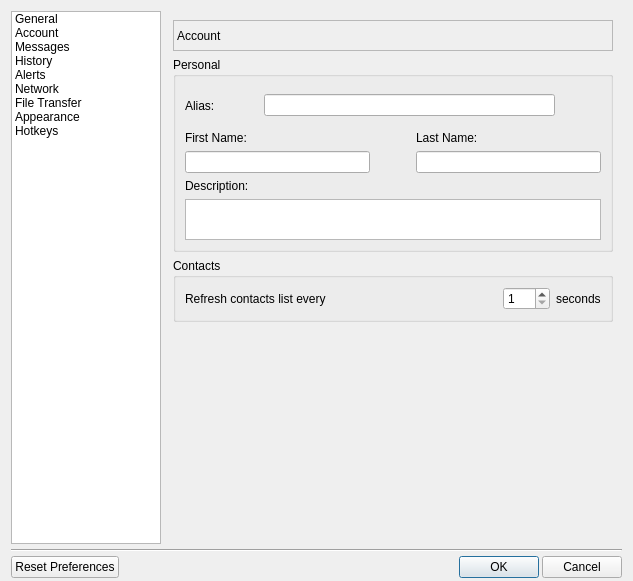
<?xml version="1.0" encoding="UTF-8"?>
<ui version="4.0">
 <class>SettingsDialog</class>
 <widget class="QDialog" name="SettingsDialog">
  <property name="windowModality">
   <enum>Qt::WindowModal</enum>
  </property>
  <property name="geometry">
   <rect>
    <x>0</x>
    <y>0</y>
    <width>633</width>
    <height>581</height>
   </rect>
  </property>
  <property name="windowTitle">
   <string>Dialog</string>
  </property>
  <layout class="QVBoxLayout" name="verticalLayout_11">
   <property name="spacing">
    <number>3</number>
   </property>
   <property name="bottomMargin">
    <number>3</number>
   </property>
   <item>
    <layout class="QHBoxLayout" name="horizontalLayout_2">
     <item>
      <widget class="QListWidget" name="lvCategories">
       <property name="sizePolicy">
        <sizepolicy hsizetype="Fixed" vsizetype="Expanding">
         <horstretch>0</horstretch>
         <verstretch>0</verstretch>
        </sizepolicy>
       </property>
       <property name="maximumSize">
        <size>
         <width>150</width>
         <height>16777215</height>
        </size>
       </property>
       <property name="selectionBehavior">
        <enum>QAbstractItemView::SelectRows</enum>
       </property>
       <item>
        <property name="text">
         <string>General</string>
        </property>
       </item>
       <item>
        <property name="text">
         <string>Account</string>
        </property>
       </item>
       <item>
        <property name="text">
         <string>Messages</string>
        </property>
       </item>
       <item>
        <property name="text">
         <string>History</string>
        </property>
       </item>
       <item>
        <property name="text">
         <string>Alerts</string>
        </property>
       </item>
       <item>
        <property name="text">
         <string>Network</string>
        </property>
       </item>
       <item>
        <property name="text">
         <string>File Transfer</string>
        </property>
       </item>
       <item>
        <property name="text">
         <string>Appearance</string>
        </property>
       </item>
       <item>
        <property name="text">
         <string>Hotkeys</string>
        </property>
       </item>
      </widget>
     </item>
     <item>
      <widget class="QStackedWidget" name="stackedWidget">
       <property name="currentIndex">
        <number>1</number>
       </property>
       <widget class="QWidget" name="pageGeneral">
        <layout class="QVBoxLayout" name="verticalLayout">
         <item>
          <widget class="QLabel" name="lblGeneralPage">
           <property name="sizePolicy">
            <sizepolicy hsizetype="Preferred" vsizetype="Fixed">
             <horstretch>0</horstretch>
             <verstretch>0</verstretch>
            </sizepolicy>
           </property>
           <property name="minimumSize">
            <size>
             <width>0</width>
             <height>31</height>
            </size>
           </property>
           <property name="frameShape">
            <enum>QFrame::StyledPanel</enum>
           </property>
           <property name="frameShadow">
            <enum>QFrame::Sunken</enum>
           </property>
           <property name="text">
            <string>General</string>
           </property>
          </widget>
         </item>
         <item>
          <widget class="QGroupBox" name="grpSystem">
           <property name="title">
            <string>System</string>
           </property>
           <layout class="QVBoxLayout" name="verticalLayout_2">
            <item>
             <widget class="QCheckBox" name="chkAutoStart">
              <property name="text">
               <string>Start %1 on system startup</string>
              </property>
             </widget>
            </item>
            <item>
             <widget class="QCheckBox" name="chkAutoShow">
              <property name="text">
               <string>Show main window when %1 starts</string>
              </property>
             </widget>
            </item>
           </layout>
          </widget>
         </item>
         <item>
          <widget class="QGroupBox" name="grpSysTray">
           <property name="title">
            <string>System Tray</string>
           </property>
           <layout class="QVBoxLayout" name="verticalLayout_3">
            <item>
             <widget class="QCheckBox" name="chkSysTray">
              <property name="text">
               <string>Show system tray icon</string>
              </property>
             </widget>
            </item>
            <item>
             <widget class="QCheckBox" name="chkMinimizeTray">
              <property name="text">
               <string>Minimize main window to system tray</string>
              </property>
             </widget>
            </item>
            <item>
             <widget class="QCheckBox" name="chkSingleClickTray">
              <property name="text">
               <string>Single click on tray icon to open</string>
              </property>
             </widget>
            </item>
            <item>
             <widget class="QCheckBox" name="chkSysTrayMsg">
              <property name="text">
               <string>Show balloon notifications in tray</string>
              </property>
             </widget>
            </item>
            <item>
             <widget class="QCheckBox" name="chkAllowSysTrayMin">
              <property name="text">
               <string>Minimize main window using tray icon</string>
              </property>
             </widget>
            </item>
           </layout>
          </widget>
         </item>
         <item>
          <spacer name="verticalSpacer">
           <property name="orientation">
            <enum>Qt::Vertical</enum>
           </property>
           <property name="sizeHint" stdset="0">
            <size>
             <width>20</width>
             <height>93</height>
            </size>
           </property>
          </spacer>
         </item>
        </layout>
       </widget>
       <widget class="QWidget" name="pageAccount">
        <layout class="QVBoxLayout" name="verticalLayout_9">
         <item>
          <widget class="QLabel" name="lblAccountPage">
           <property name="sizePolicy">
            <sizepolicy hsizetype="Preferred" vsizetype="Fixed">
             <horstretch>0</horstretch>
             <verstretch>0</verstretch>
            </sizepolicy>
           </property>
           <property name="minimumSize">
            <size>
             <width>0</width>
             <height>31</height>
            </size>
           </property>
           <property name="frameShape">
            <enum>QFrame::StyledPanel</enum>
           </property>
           <property name="frameShadow">
            <enum>QFrame::Sunken</enum>
           </property>
           <property name="text">
            <string>Account</string>
           </property>
          </widget>
         </item>
         <item>
          <widget class="QGroupBox" name="grpPersonal">
           <property name="title">
            <string>Personal</string>
           </property>
           <layout class="QVBoxLayout" name="verticalLayout_7">
            <item>
             <layout class="QHBoxLayout" name="horizontalLayout_5">
              <item>
               <widget class="QLabel" name="lblUserNameDesc">
                <property name="text">
                 <string>Alias: </string>
                </property>
               </widget>
              </item>
              <item>
               <spacer name="horizontalSpacer_3">
                <property name="orientation">
                 <enum>Qt::Horizontal</enum>
                </property>
                <property name="sizeType">
                 <enum>QSizePolicy::Minimum</enum>
                </property>
                <property name="sizeHint" stdset="0">
                 <size>
                  <width>40</width>
                  <height>20</height>
                 </size>
                </property>
               </spacer>
              </item>
              <item>
               <widget class="QLineEdit" name="txtUserName"/>
              </item>
              <item>
               <widget class="wavrToolButton" name="btnAvatar">
                <property name="toolTip">
                 <string>Change avatar</string>
                </property>
                <property name="iconSize">
                 <size>
                  <width>32</width>
                  <height>32</height>
                 </size>
                </property>
                <property name="popupMode">
                 <enum>QToolButton::InstantPopup</enum>
                </property>
                <property name="autoRaise">
                 <bool>true</bool>
                </property>
               </widget>
              </item>
             </layout>
            </item>
            <item>
             <layout class="QHBoxLayout" name="horizontalLayout_4">
              <item>
               <layout class="QVBoxLayout" name="verticalLayout_5">
                <item>
                 <widget class="QLabel" name="lblFirstNameDesc">
                  <property name="text">
                   <string>First Name:</string>
                  </property>
                 </widget>
                </item>
                <item>
                 <widget class="QLineEdit" name="txtFirstName"/>
                </item>
               </layout>
              </item>
              <item>
               <spacer name="horizontalSpacer_4">
                <property name="orientation">
                 <enum>Qt::Horizontal</enum>
                </property>
                <property name="sizeType">
                 <enum>QSizePolicy::Minimum</enum>
                </property>
                <property name="sizeHint" stdset="0">
                 <size>
                  <width>40</width>
                  <height>20</height>
                 </size>
                </property>
               </spacer>
              </item>
              <item>
               <layout class="QVBoxLayout" name="verticalLayout_4">
                <item>
                 <widget class="QLabel" name="lblLastNameDesc">
                  <property name="text">
                   <string>Last Name:</string>
                  </property>
                 </widget>
                </item>
                <item>
                 <widget class="QLineEdit" name="txtLastName"/>
                </item>
               </layout>
              </item>
             </layout>
            </item>
            <item>
             <layout class="QVBoxLayout" name="verticalLayout_6">
              <item>
               <widget class="QLabel" name="lblAboutDesc">
                <property name="text">
                 <string>Description:</string>
                </property>
               </widget>
              </item>
              <item>
               <widget class="QPlainTextEdit" name="txtAbout">
                <property name="sizePolicy">
                 <sizepolicy hsizetype="Expanding" vsizetype="Fixed">
                  <horstretch>0</horstretch>
                  <verstretch>0</verstretch>
                 </sizepolicy>
                </property>
                <property name="maximumSize">
                 <size>
                  <width>16777215</width>
                  <height>41</height>
                 </size>
                </property>
               </widget>
              </item>
             </layout>
            </item>
           </layout>
          </widget>
         </item>
         <item>
          <widget class="QGroupBox" name="grpContacts">
           <property name="title">
            <string>Contacts</string>
           </property>
           <layout class="QVBoxLayout" name="verticalLayout_8">
            <item>
             <layout class="QHBoxLayout" name="horizontalLayout_3">
              <item>
               <widget class="QLabel" name="lblRefreshTimeDesc">
                <property name="text">
                 <string>Refresh contacts list every</string>
                </property>
               </widget>
              </item>
              <item>
               <spacer name="horizontalSpacer_2">
                <property name="orientation">
                 <enum>Qt::Horizontal</enum>
                </property>
                <property name="sizeHint" stdset="0">
                 <size>
                  <width>40</width>
                  <height>20</height>
                 </size>
                </property>
               </spacer>
              </item>
              <item>
               <widget class="QSpinBox" name="spnRefreshTime">
                <property name="minimum">
                 <number>1</number>
                </property>
                <property name="maximum">
                 <number>600</number>
                </property>
               </widget>
              </item>
              <item>
               <widget class="QLabel" name="lblSecondsDesc">
                <property name="text">
                 <string>seconds</string>
                </property>
               </widget>
              </item>
             </layout>
            </item>
           </layout>
          </widget>
         </item>
         <item>
          <spacer name="verticalSpacer_2">
           <property name="orientation">
            <enum>Qt::Vertical</enum>
           </property>
           <property name="sizeHint" stdset="0">
            <size>
             <width>20</width>
             <height>82</height>
            </size>
           </property>
          </spacer>
         </item>
        </layout>
       </widget>
       <widget class="QWidget" name="pageMessages">
        <layout class="QVBoxLayout" name="verticalLayout_10">
         <item>
          <widget class="QLabel" name="lblMessagesPage">
           <property name="sizePolicy">
            <sizepolicy hsizetype="Preferred" vsizetype="Fixed">
             <horstretch>0</horstretch>
             <verstretch>0</verstretch>
            </sizepolicy>
           </property>
           <property name="minimumSize">
            <size>
             <width>0</width>
             <height>31</height>
            </size>
           </property>
           <property name="frameShape">
            <enum>QFrame::StyledPanel</enum>
           </property>
           <property name="frameShadow">
            <enum>QFrame::Sunken</enum>
           </property>
           <property name="text">
            <string>Messages</string>
           </property>
          </widget>
         </item>
         <item>
          <widget class="QGroupBox" name="grpMsgWindow">
           <property name="title">
            <string>Message Window</string>
           </property>
           <layout class="QVBoxLayout" name="verticalLayout_17">
            <item>
             <widget class="QRadioButton" name="rdbMessageTop">
              <property name="text">
               <string>Set incoming messages foreground</string>
              </property>
             </widget>
            </item>
            <item>
             <widget class="QRadioButton" name="rdbMessageBottom">
              <property name="text">
               <string>Minimize incoming messages to taskbar</string>
              </property>
             </widget>
            </item>
            <item>
             <spacer name="verticalSpacer_3">
              <property name="orientation">
               <enum>Qt::Vertical</enum>
              </property>
              <property name="sizeType">
               <enum>QSizePolicy::Fixed</enum>
              </property>
              <property name="sizeHint" stdset="0">
               <size>
                <width>20</width>
                <height>13</height>
               </size>
              </property>
             </spacer>
            </item>
            <item>
             <widget class="QCheckBox" name="chkEmoticon">
              <property name="text">
               <string>Show emoticons in instant messages</string>
              </property>
             </widget>
            </item>
            <item>
             <widget class="QCheckBox" name="chkMessageTime">
              <property name="text">
               <string>Add time stamp to instant messages</string>
              </property>
             </widget>
            </item>
            <item>
             <layout class="QHBoxLayout" name="horizontalLayout_8">
              <item>
               <spacer name="horizontalSpacer_6">
                <property name="orientation">
                 <enum>Qt::Horizontal</enum>
                </property>
                <property name="sizeType">
                 <enum>QSizePolicy::Fixed</enum>
                </property>
                <property name="sizeHint" stdset="0">
                 <size>
                  <width>10</width>
                  <height>20</height>
                 </size>
                </property>
               </spacer>
              </item>
              <item>
               <widget class="QCheckBox" name="chkMessageDate">
                <property name="text">
                 <string>Show date in time stamp</string>
                </property>
               </widget>
              </item>
             </layout>
            </item>
            <item>
             <spacer name="verticalSpacer_6">
              <property name="orientation">
               <enum>Qt::Vertical</enum>
              </property>
              <property name="sizeType">
               <enum>QSizePolicy::Fixed</enum>
              </property>
              <property name="sizeHint" stdset="0">
               <size>
                <width>20</width>
                <height>5</height>
               </size>
              </property>
             </spacer>
            </item>
            <item>
             <widget class="QCheckBox" name="chkAllowLinks">
              <property name="text">
               <string>Allow hyperlinks in instant messages</string>
              </property>
             </widget>
            </item>
            <item>
             <layout class="QHBoxLayout" name="horizontalLayout_7">
              <item>
               <spacer name="horizontalSpacer_5">
                <property name="orientation">
                 <enum>Qt::Horizontal</enum>
                </property>
                <property name="sizeType">
                 <enum>QSizePolicy::Fixed</enum>
                </property>
                <property name="sizeHint" stdset="0">
                 <size>
                  <width>10</width>
                  <height>20</height>
                 </size>
                </property>
               </spacer>
              </item>
              <item>
               <widget class="QCheckBox" name="chkPathToLink">
                <property name="text">
                 <string>Convert network paths to links</string>
                </property>
               </widget>
              </item>
             </layout>
            </item>
            <item>
             <spacer name="verticalSpacer_7">
              <property name="orientation">
               <enum>Qt::Vertical</enum>
              </property>
              <property name="sizeType">
               <enum>QSizePolicy::Fixed</enum>
              </property>
              <property name="sizeHint" stdset="0">
               <size>
                <width>20</width>
                <height>5</height>
               </size>
              </property>
             </spacer>
            </item>
            <item>
             <widget class="QCheckBox" name="chkTrimMessage">
              <property name="text">
               <string>Remove whitespace from start and end of messages</string>
              </property>
             </widget>
            </item>
            <item>
             <widget class="QCheckBox" name="chkClearOnClose">
              <property name="text">
               <string>Clear messages when window is closed</string>
              </property>
             </widget>
            </item>
           </layout>
          </widget>
         </item>
         <item>
          <spacer name="verticalSpacer_4">
           <property name="orientation">
            <enum>Qt::Vertical</enum>
           </property>
           <property name="sizeHint" stdset="0">
            <size>
             <width>20</width>
             <height>132</height>
            </size>
           </property>
          </spacer>
         </item>
        </layout>
       </widget>
       <widget class="QWidget" name="pageNetwork">
        <layout class="QVBoxLayout" name="verticalLayout_16">
         <item>
          <widget class="QLabel" name="lblNetworkPage">
           <property name="sizePolicy">
            <sizepolicy hsizetype="Preferred" vsizetype="Fixed">
             <horstretch>0</horstretch>
             <verstretch>0</verstretch>
            </sizepolicy>
           </property>
           <property name="minimumSize">
            <size>
             <width>0</width>
             <height>31</height>
            </size>
           </property>
           <property name="frameShape">
            <enum>QFrame::StyledPanel</enum>
           </property>
           <property name="frameShadow">
            <enum>QFrame::Sunken</enum>
           </property>
           <property name="text">
            <string>Network</string>
           </property>
          </widget>
         </item>
         <item>
          <widget class="QGroupBox" name="grpConnection">
           <property name="title">
            <string>Connection</string>
           </property>
           <layout class="QVBoxLayout" name="verticalLayout_15">
            <item>
             <layout class="QHBoxLayout" name="horizontalLayout_16">
              <item>
               <widget class="QLabel" name="lblTimeoutDesc">
                <property name="text">
                 <string>Connection timeout (seconds):</string>
                </property>
               </widget>
              </item>
              <item>
               <spacer name="horizontalSpacer_13">
                <property name="orientation">
                 <enum>Qt::Horizontal</enum>
                </property>
                <property name="sizeHint" stdset="0">
                 <size>
                  <width>40</width>
                  <height>20</height>
                 </size>
                </property>
               </spacer>
              </item>
              <item>
               <widget class="QSpinBox" name="spnTimeout">
                <property name="minimum">
                 <number>5</number>
                </property>
                <property name="maximum">
                 <number>60</number>
                </property>
               </widget>
              </item>
             </layout>
            </item>
            <item>
             <layout class="QHBoxLayout" name="horizontalLayout_15">
              <item>
               <widget class="QLabel" name="lblMaxRetriesDesc">
                <property name="text">
                 <string>Maximum number of retries:</string>
                </property>
               </widget>
              </item>
              <item>
               <spacer name="horizontalSpacer_12">
                <property name="orientation">
                 <enum>Qt::Horizontal</enum>
                </property>
                <property name="sizeHint" stdset="0">
                 <size>
                  <width>40</width>
                  <height>20</height>
                 </size>
                </property>
               </spacer>
              </item>
              <item>
               <widget class="QSpinBox" name="spnMaxRetries">
                <property name="minimum">
                 <number>0</number>
                </property>
                <property name="maximum">
                 <number>9</number>
                </property>
               </widget>
              </item>
             </layout>
            </item>
           </layout>
          </widget>
         </item>
         <item>
          <widget class="QGroupBox" name="grpBroadcast">
           <property name="title">
            <string>Broadcast</string>
           </property>
           <layout class="QVBoxLayout" name="verticalLayout_14">
            <item>
             <widget class="QLabel" name="lblBroadcastListDesc">
              <property name="text">
               <string>Broadcast list:</string>
              </property>
             </widget>
            </item>
            <item>
             <layout class="QHBoxLayout" name="horizontalLayout_14">
              <item>
               <widget class="QListWidget" name="lvBroadcasts"/>
              </item>
              <item>
               <layout class="QVBoxLayout" name="verticalLayout_13">
                <item>
                 <widget class="QLabel" name="lblBroadcastDesc">
                  <property name="text">
                   <string>Broadcast address:</string>
                  </property>
                 </widget>
                </item>
                <item>
                 <widget class="QLineEdit" name="txtBroadcast">
                  <property name="sizePolicy">
                   <sizepolicy hsizetype="Minimum" vsizetype="Fixed">
                    <horstretch>0</horstretch>
                    <verstretch>0</verstretch>
                   </sizepolicy>
                  </property>
                  <property name="minimumSize">
                   <size>
                    <width>130</width>
                    <height>0</height>
                   </size>
                  </property>
                  <property name="maximumSize">
                   <size>
                    <width>130</width>
                    <height>16777215</height>
                   </size>
                  </property>
                  <property name="inputMask">
                   <string notr="true">000.000.000.000;_</string>
                  </property>
                 </widget>
                </item>
                <item>
                 <layout class="QHBoxLayout" name="horizontalLayout_13">
                  <item>
                   <widget class="QPushButton" name="btnAddBroadcast">
                    <property name="enabled">
                     <bool>false</bool>
                    </property>
                    <property name="text">
                     <string>&lt;- Add</string>
                    </property>
                   </widget>
                  </item>
                  <item>
                   <spacer name="horizontalSpacer_11">
                    <property name="orientation">
                     <enum>Qt::Horizontal</enum>
                    </property>
                    <property name="sizeHint" stdset="0">
                     <size>
                      <width>40</width>
                      <height>20</height>
                     </size>
                    </property>
                   </spacer>
                  </item>
                 </layout>
                </item>
                <item>
                 <layout class="QHBoxLayout" name="horizontalLayout_12">
                  <item>
                   <widget class="QPushButton" name="btnDeleteBroadcast">
                    <property name="enabled">
                     <bool>false</bool>
                    </property>
                    <property name="text">
                     <string>Delete</string>
                    </property>
                   </widget>
                  </item>
                  <item>
                   <spacer name="horizontalSpacer_10">
                    <property name="orientation">
                     <enum>Qt::Horizontal</enum>
                    </property>
                    <property name="sizeHint" stdset="0">
                     <size>
                      <width>40</width>
                      <height>20</height>
                     </size>
                    </property>
                   </spacer>
                  </item>
                 </layout>
                </item>
               </layout>
              </item>
             </layout>
            </item>
           </layout>
          </widget>
         </item>
         <item>
          <widget class="QGroupBox" name="grpAdvanced">
           <property name="title">
            <string>Advanced</string>
           </property>
           <layout class="QVBoxLayout" name="verticalLayout_12">
            <item>
             <layout class="QHBoxLayout" name="horizontalLayout_9">
              <item>
               <widget class="QLabel" name="lblMulticastDesc">
                <property name="text">
                 <string>Multicast address:</string>
                </property>
               </widget>
              </item>
              <item>
               <spacer name="horizontalSpacer_7">
                <property name="orientation">
                 <enum>Qt::Horizontal</enum>
                </property>
                <property name="sizeHint" stdset="0">
                 <size>
                  <width>40</width>
                  <height>20</height>
                 </size>
                </property>
               </spacer>
              </item>
              <item>
               <widget class="QLineEdit" name="txtMulticast">
                <property name="minimumSize">
                 <size>
                  <width>130</width>
                  <height>0</height>
                 </size>
                </property>
                <property name="maximumSize">
                 <size>
                  <width>130</width>
                  <height>16777215</height>
                 </size>
                </property>
                <property name="inputMask">
                 <string notr="true">000.000.000.000;_</string>
                </property>
               </widget>
              </item>
             </layout>
            </item>
            <item>
             <layout class="QHBoxLayout" name="horizontalLayout_10">
              <item>
               <widget class="QLabel" name="lblUDPPortDesc">
                <property name="text">
                 <string>UDP Port*:</string>
                </property>
               </widget>
              </item>
              <item>
               <spacer name="horizontalSpacer_8">
                <property name="orientation">
                 <enum>Qt::Horizontal</enum>
                </property>
                <property name="sizeHint" stdset="0">
                 <size>
                  <width>40</width>
                  <height>20</height>
                 </size>
                </property>
               </spacer>
              </item>
              <item>
               <widget class="QLineEdit" name="txtUDPPort">
                <property name="sizePolicy">
                 <sizepolicy hsizetype="Minimum" vsizetype="Fixed">
                  <horstretch>0</horstretch>
                  <verstretch>0</verstretch>
                 </sizepolicy>
                </property>
                <property name="maximumSize">
                 <size>
                  <width>80</width>
                  <height>16777215</height>
                 </size>
                </property>
                <property name="inputMask">
                 <string notr="true">00000</string>
                </property>
               </widget>
              </item>
             </layout>
            </item>
            <item>
             <layout class="QHBoxLayout" name="horizontalLayout_11">
              <item>
               <widget class="QLabel" name="lblTCPPortDesc">
                <property name="text">
                 <string>TCP Port*:</string>
                </property>
               </widget>
              </item>
              <item>
               <spacer name="horizontalSpacer_9">
                <property name="orientation">
                 <enum>Qt::Horizontal</enum>
                </property>
                <property name="sizeHint" stdset="0">
                 <size>
                  <width>40</width>
                  <height>20</height>
                 </size>
                </property>
               </spacer>
              </item>
              <item>
               <widget class="QLineEdit" name="txtTCPPort">
                <property name="sizePolicy">
                 <sizepolicy hsizetype="Minimum" vsizetype="Fixed">
                  <horstretch>0</horstretch>
                  <verstretch>0</verstretch>
                 </sizepolicy>
                </property>
                <property name="maximumSize">
                 <size>
                  <width>80</width>
                  <height>16777215</height>
                 </size>
                </property>
                <property name="inputMask">
                 <string notr="true">00000</string>
                </property>
               </widget>
              </item>
             </layout>
            </item>
           </layout>
          </widget>
         </item>
         <item>
          <widget class="QLabel" name="lblFinePrint">
           <property name="text">
            <string>* Takes effect after you restart %1.</string>
           </property>
          </widget>
         </item>
         <item>
          <spacer name="verticalSpacer_5">
           <property name="orientation">
            <enum>Qt::Vertical</enum>
           </property>
           <property name="sizeHint" stdset="0">
            <size>
             <width>20</width>
             <height>132</height>
            </size>
           </property>
          </spacer>
         </item>
        </layout>
       </widget>
      </widget>
     </item>
    </layout>
   </item>
   <item>
    <widget class="Line" name="line">
     <property name="minimumSize">
      <size>
       <width>0</width>
       <height>6</height>
      </size>
     </property>
     <property name="orientation">
      <enum>Qt::Horizontal</enum>
     </property>
    </widget>
   </item>
   <item>
    <layout class="QHBoxLayout" name="horizontalLayout">
     <item>
      <widget class="QPushButton" name="btnReset">
       <property name="text">
        <string>Reset Preferences</string>
       </property>
      </widget>
     </item>
     <item>
      <spacer name="horizontalSpacer">
       <property name="orientation">
        <enum>Qt::Horizontal</enum>
       </property>
       <property name="sizeHint" stdset="0">
        <size>
         <width>40</width>
         <height>20</height>
        </size>
       </property>
      </spacer>
     </item>
     <item>
      <widget class="QPushButton" name="btnOK">
       <property name="text">
        <string>OK</string>
       </property>
       <property name="default">
        <bool>true</bool>
       </property>
      </widget>
     </item>
     <item>
      <widget class="QPushButton" name="btnCancel">
       <property name="text">
        <string>Cancel</string>
       </property>
      </widget>
     </item>
    </layout>
   </item>
  </layout>
 </widget>
 <customwidgets>
  <customwidget>
   <class>wavrToolButton</class>
   <extends>QToolButton</extends>
   <header>imagepicker.h</header>
  </customwidget>
 </customwidgets>
 <resources/>
 <connections>
  <connection>
   <sender>btnOK</sender>
   <signal>clicked()</signal>
   <receiver>SettingsDialog</receiver>
   <slot>accept()</slot>
   <hints>
    <hint type="sourcelabel">
     <x>274</x>
     <y>465</y>
    </hint>
    <hint type="destinationlabel">
     <x>259</x>
     <y>487</y>
    </hint>
   </hints>
  </connection>
  <connection>
   <sender>btnCancel</sender>
   <signal>clicked()</signal>
   <receiver>SettingsDialog</receiver>
   <slot>reject()</slot>
   <hints>
    <hint type="sourcelabel">
     <x>344</x>
     <y>462</y>
    </hint>
    <hint type="destinationlabel">
     <x>385</x>
     <y>478</y>
    </hint>
   </hints>
  </connection>
 </connections>
</ui>
